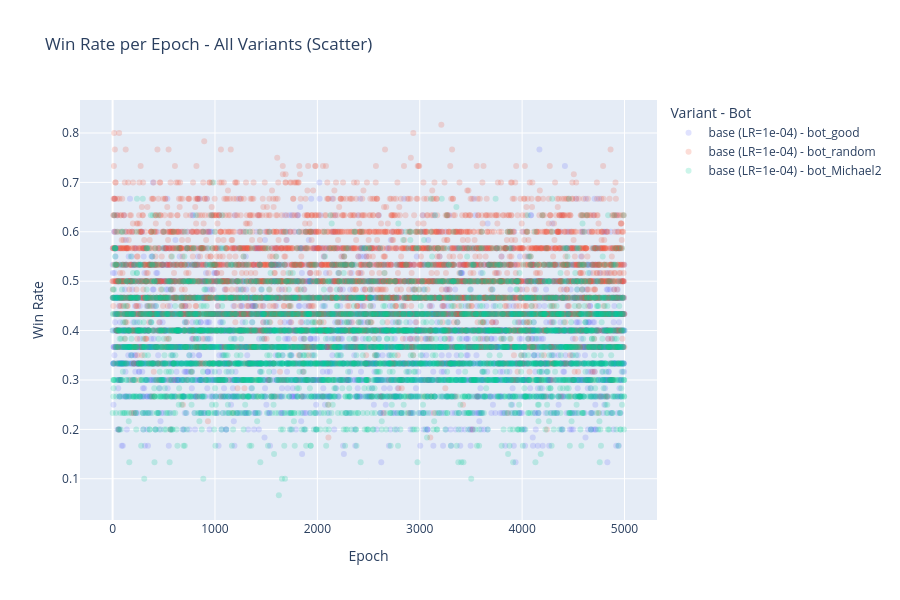

Here is the notebook cell this chart was saved with:
### Code cell
import plotly.graph_objs as go

fig = go.Figure()

for variant, data in evals.items():
    win_rate = data["win_rate"]
    lr = variant_configs[variant]["lr"]
    for bot, rates in win_rate.items():
        fig.add_trace(
            go.Scatter(
                y=rates,
                mode="markers",
                name=f"{variant} (LR={lr:.0e}) - {bot}",
                marker=dict(opacity=0.2),
            )
        )
    break
fig.update_layout(
    title="Win Rate per Epoch - All Variants (Scatter)",
    xaxis_title="Epoch",
    yaxis_title="Win Rate",
    legend_title="Variant - Bot",
    height=600,
)
fig.show()

### Figure 1 — Plotly figure (JSON) as saved in the notebook; plotly's stock layout.template omitted (floating-point values rounded to 4 significant figures; data arrays with more than 128 entries replaced by an {"elided": "..."} marker saying what was removed)
{"data": [{"marker": {"opacity": 0.2}, "mode": "markers", "name": "base (LR=1e-04) - bot_good", "type": "scatter", "y": {"elided": "5000 float values"}}, {"marker": {"opacity": 0.2}, "mode": "markers", "name": "base (LR=1e-04) - bot_random", "type": "scatter", "y": {"elided": "5000 float values"}}, {"marker": {"opacity": 0.2}, "mode": "markers", "name": "base (LR=1e-04) - bot_Michael2", "type": "scatter", "y": {"elided": "5000 float values"}}], "layout": {"height": 600, "legend": {"title": {"text": "Variant - Bot"}}, "title": {"text": "Win Rate per Epoch - All Variants (Scatter)"}, "xaxis": {"title": {"text": "Epoch"}}, "yaxis": {"title": {"text": "Win Rate"}}}}
